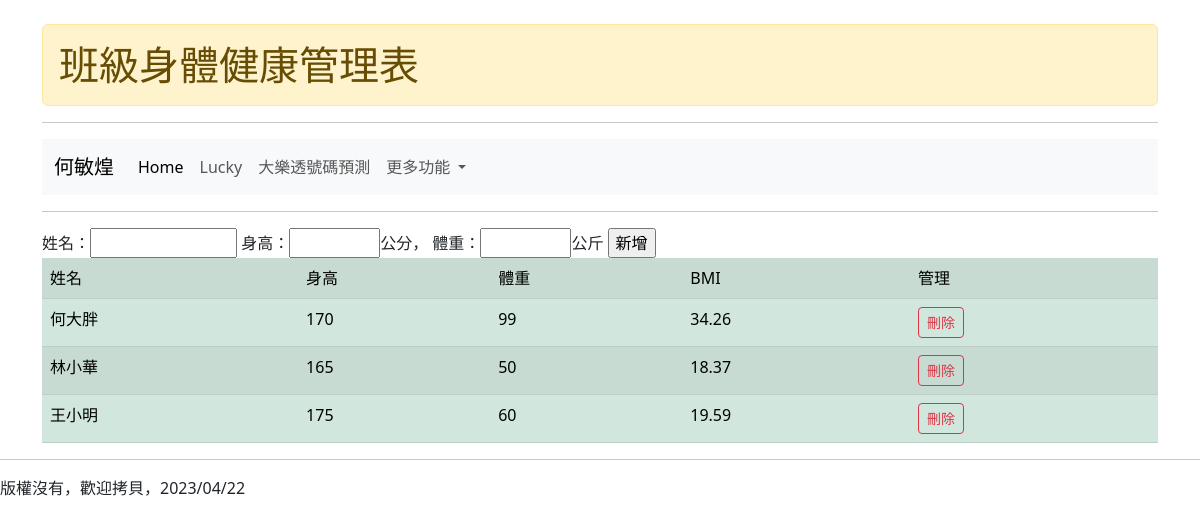
Before: /bodyinfo/ with the older database file.
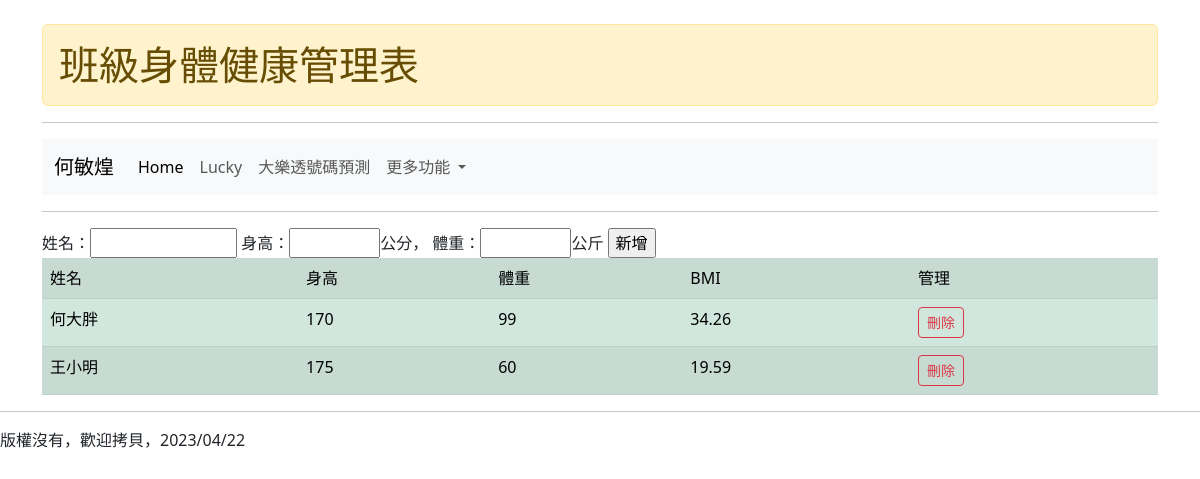
After: the same page with the newer database file.
### mysite/models.py (models this page shows, shortened)
class BodyInfo(models.Model):
    name = models.CharField(max_length=50, verbose_name="姓名")
    height = models.PositiveIntegerField(verbose_name="身高")
    weight = models.PositiveIntegerField(verbose_name="體重")

### mysite/views.py (the view)
# urls.py: path('bodyinfo/', views.bodyinfo),
def bodyinfo(request):
    if request.method == "POST":
        name = request.POST.get("name")
        h = request.POST.get("h")
        w = request.POST.get("w")
        rec = BodyInfo(name=name, height=h, weight=w)
        rec.save()
        return redirect("/bodyinfo/")
    else:
        rawdata = BodyInfo.objects.all().order_by('-id')  #先把所有的記錄取出
        data = list()                     #建立一個空的串列
        for item in rawdata:              #把所有的記錄逐一取出，放在item中
            temp = dict()
            temp['id'] = item.id
            temp['name'] = item.name
            temp['height'] = item.height
            temp['weight'] = item.weight
            temp['bmi'] = round(int(item.weight) / (int(item.height)/100)**2, 2)  #計算BMI
            data.append(temp)             #把整理好的記錄放到 data 串列中
    return render(request, "bodyinfo.html", locals())

### templates/bodyinfo.html (shortened to what this page needs)
{% extends "base.html" %}
{% block headmessage %}
	<h1 class="alert alert-warning">班級身體健康管理表</h1>
{% endblock %}
{% block content %}
<form action="/bodyinfo/" method="POST">
	姓名：<input name="name" size=10 required>
	身高：<input name="h" size=4 required>公分，
	體重：<input name="w" size=4 required>公斤
	<input type=submit value="新增">
</form>
	<table class="table table-success table-striped">
		<tr><td>姓名</td><td>身高</td><td>體重</td><td>BMI</td><td>管理</td></tr>
  {% for item in data %}
  		<tr>
  			<td>
  			  	{{ item.name }}
  			</td>
  			<td>{{ item.height }}</td>
  			<td>{{ item.weight }}</td>
  			<td>{{ item.bmi }}</td>
  			<td>
  				<a class="btn btn-outline-danger btn-sm" href="/delete/{{item.id}}/">刪除</a>
  			</td>
    	</tr>
  {% endfor %}
  	</table>
{% endblock %}

Changed rows visible on the page:
removed BodyInfo: name "林小華"
Other visible differences:
list line gone: "165 50 18.37 刪除"
